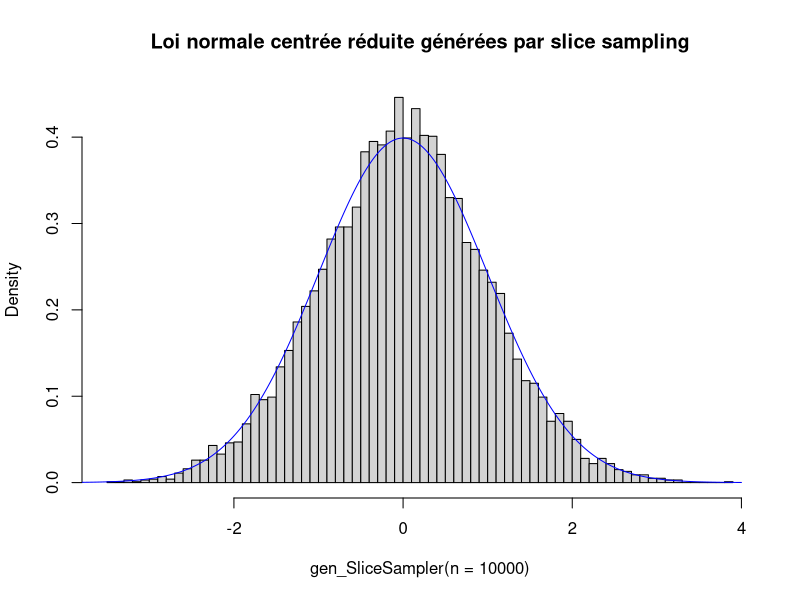
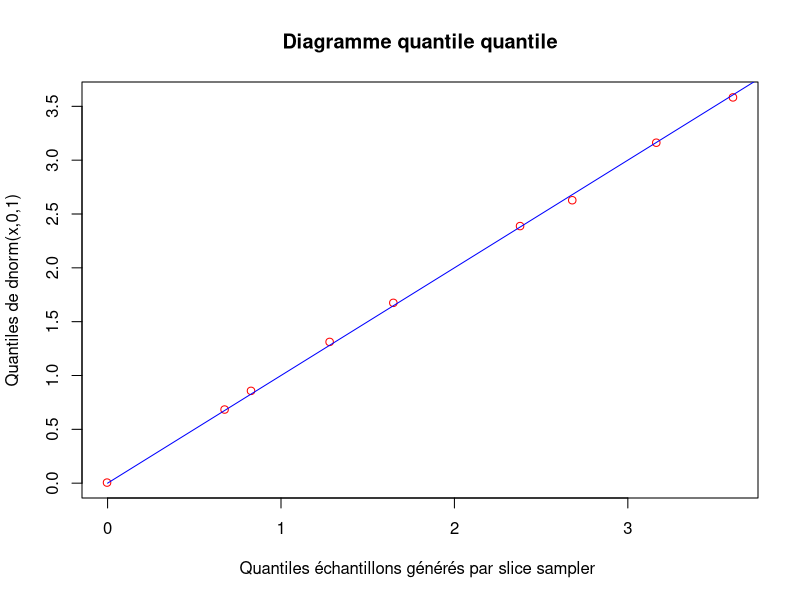
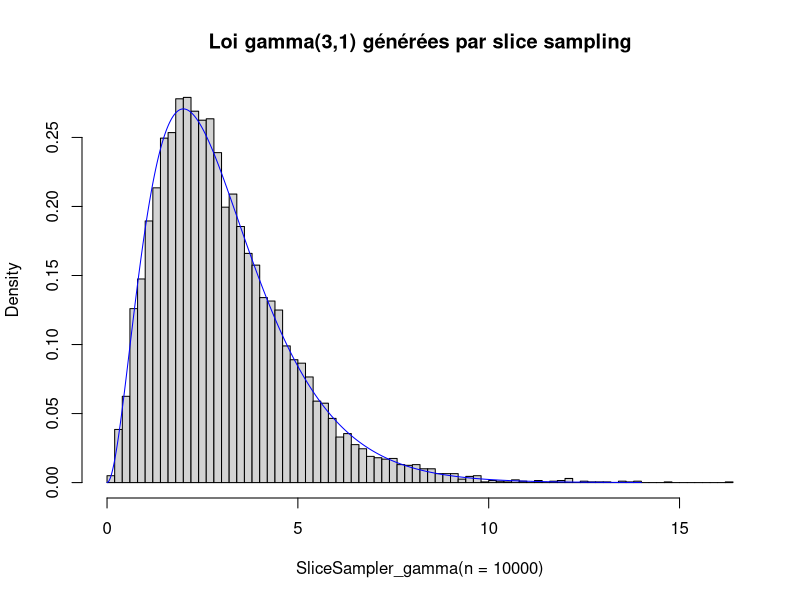
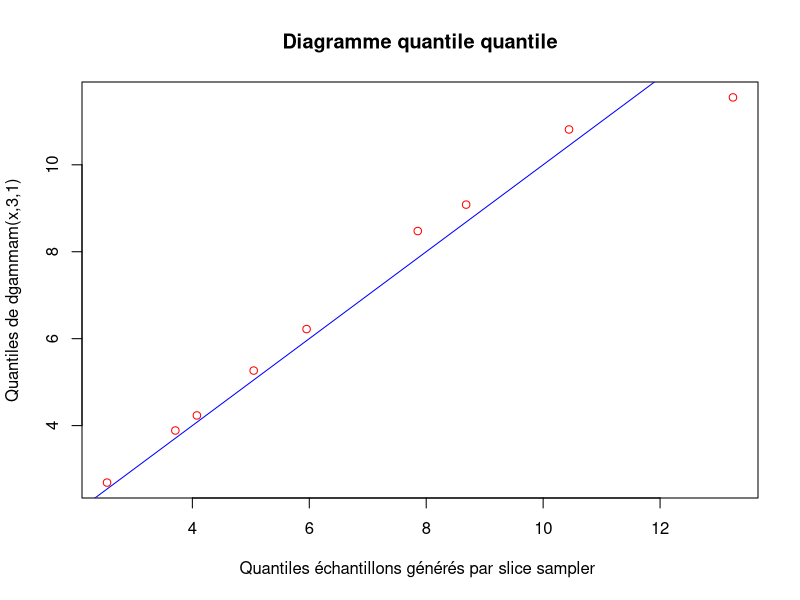
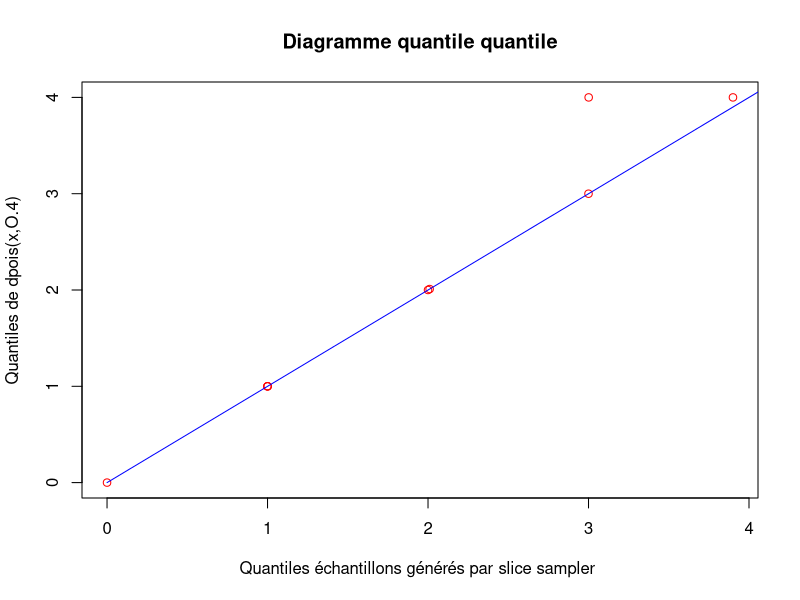
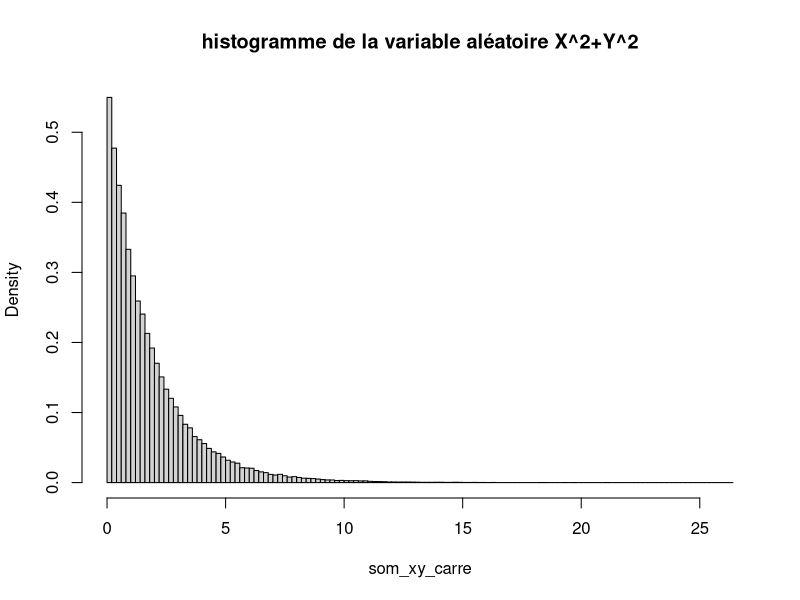

Reproduce these figures in R, in order.


#Exercice 8.5
gen_SliceSampler<-function(n,x0=0.4){
  x<-x0
  simu<-c()
  for(i in 1:n ){
    omega<-runif(1,0,exp(-x^2/2))
    x<-runif(1,-sqrt(-2*log(omega)),sqrt(-2*log(omega)))
    simu<-c(simu,x)
  }
  return(simu)
}

quantile_gen<-quantile(gen_SliceSampler(n=10000), probs=c(0.5,0.75,0.8,0.9,0.95,0.99,0.995,0.999,0.9999),digits=4)
quantile_norm<-quantile(rnorm(10000), probs=c(0.5,0.75,0.8,0.9,0.95,0.99,0.995,0.999,0.9999),digits=4)
print(quantile_gen)
print(quantile_norm)

#Histogramme 
hist(gen_SliceSampler(n=10000),freq=FALSE,breaks=100,main='Loi normale centrée réduite générées par slice sampling')
lines(seq(-4,4,length.out=1000),dnorm(seq(-4,4,length.out=1000),0,1),col="blue")

#Diagramme quantile quantile
plot(quantile_gen, quantile_norm,col="red",main="Diagramme quantile quantile",ylab= "Quantiles de dnorm(x,0,1)", xlab="Quantiles échantillons générés par slice sampler ")
lines(seq(0,4,length.out=1000),seq(0,4,length.out=1000),col="blue")




#Exercice 8.6


#questin a
SliceSampler_gamma<-function(n,x0=0.4,p=3,lambda=1){
  x<-x0
  simu<-1:n
  for(i in 1:n ){
    omega_1<-runif(1,0,exp(-lambda*x))
    omega_2<-runif(1,0,x^{p-1})
    x<-runif(1,min(-log(omega_1)/lambda,omega_2^{1/(p-1)}),max(-log(omega_1)/lambda,omega_2^{1/(p-1)}))
    simu[i]<-x
  }
  return(simu)
}
p=3
lambda=1
quantile_slice_gamma<-quantile(SliceSampler_gamma(n=10000), probs=c(0.5,0.75,0.8,0.9,0.95,0.99,0.995,0.999,0.9999),digits=4)
quantile_gamma<-quantile(rgamma(10000,p,lambda), probs=c(0.5,0.75,0.8,0.9,0.95,0.99,0.995,0.999,0.9999),digits=4)
print(quantile_slice_gamma)
print(quantile_gamma)
#Histogramme
hist(SliceSampler_gamma(n=10000),freq=FALSE,breaks=100,main='Loi gamma(3,1) générées par slice sampling')
lines(seq(0,14,length.out=1000),dgamma(seq(0,14,length.out=1000),p,lambda),col="blue")
#Diagramme quantile quantile
plot(quantile_slice_gamma, quantile_gamma,col="red",main="Diagramme quantile quantile",ylab= "Quantiles de dgammam(x,3,1)", xlab="Quantiles échantillons générés par slice sampler ")
lines(seq(0,14,length.out=1000),seq(0,14,length.out=1000),col="blue")



#question b
#Fonction pour calculer le plus grand n tel que n!<=x
inverse.factorial<-function(x){
  n<-0
  i<-1
  while (i<=x) {
    n<-n+1
    i<-i*n
    
  }
  return (n-1)
}

SliceSampler_poisson<-function(n,x0=1,lambda=0.4){
  x<-x0
  simu<-1:n
  i<-1
  while (i<=n){
    omega_1<-runif(1,0,lambda^x)
    omega_2<-runif(1,0,1/factorial(x))
    c<-log(lambda)
    if (lambda<1){
      x<-sample(0:min(max((log(omega_1)/log(lambda))%/%1,0),inverse.factorial(1/omega_2)),size=1)
      simu[i]<-x
      i<-i+1
    }else{
      born1<-max((log(omega_1)/log(lambda))%/%1,0)
      born2<-inverse.factorial(1/omega_2)
      print(c(born1,born2))
      if (born1<=born2){
        x<-sample(born1:born2,size=1)
        simu[i]<-x
        i<-i+1
      }
      
    }
    
  }
  return(simu)
}
lmbd=0.4
quantile_slice_poisson<-quantile(SliceSampler_poisson(n=1000,lambda=lmbd), probs=c(0.5,0.75,0.8,0.9,0.95,0.99,0.995,0.999,0.9999),digits=4)
quantile_poisson<-quantile(rpois(1000,lmbd), probs=c(0.5,0.75,0.8,0.9,0.95,0.99,0.995,0.999,0.9999),digits=4)
print(quantile_slice_poisson)
print(quantile_poisson)

#Diagramme quantile quantile
plot(quantile_slice_poisson, quantile_poisson,col="red",main="Diagramme quantile quantile",ylab= "Quantiles de dpois(x,O.4)", xlab="Quantiles échantillons générés par slice sampler ")
lines(seq(0,14,length.out=100),seq(0,14,length.out=100),col="blue")





#Exercice 9.2
bivar_2Gibbs<-function(n,x0=1,rho=0.3){
  x<-x0
  simu_x<-1:n
  simu_y<-1:n
  for (i in 1:n){
    y<-rnorm(1,rho*x,1-rho^2)
    x<-rnorm(1,rho*y,1-rho^2)
    simu_x[i]<-x
    simu_y[i]<-y
  }
  return(cbind(simu_x,simu_y))
}
n=10^5
simu_gauss<-bivar_2Gibbs(n)
som_xy_carre<-simu_gauss[,1]^2+simu_gauss[,2]^2
print(c("moyenne de X",mean(simu_gauss[,1])))
print(c("moyenne de Y",mean(simu_gauss[,2])))
print(c("variance de X",var(simu_gauss[,1])))
print(c("variance de Y", var(simu_gauss[,2])))
print(c("correlation entre X et Y",cor(simu_gauss[,1],simu_gauss[,2])))
hist(som_xy_carre,freq=FALSE,breaks = 100,main='histogramme de la variable aléatoire X^2+Y^2')

#estimation de la probabilité par méthode de Monte Carlo
estim_prob<-function(n){
  simu_gauss<-bivar_2Gibbs(n)
  som_xy_carre<-simu_gauss[,1]^2+simu_gauss[,2]^2
  return(sum(1+0*som_xy_carre[som_xy_carre>2])/n)
}
estim_prob(100000)
